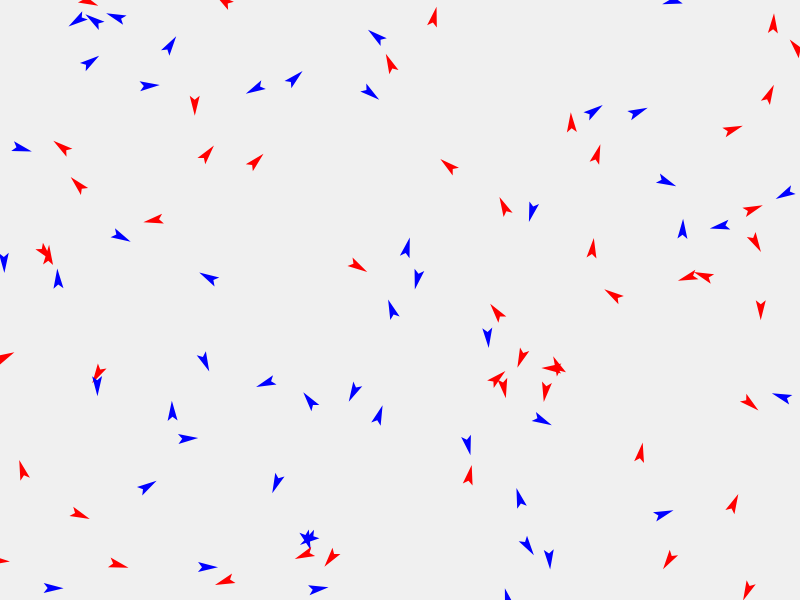
Frame 1 (no input)
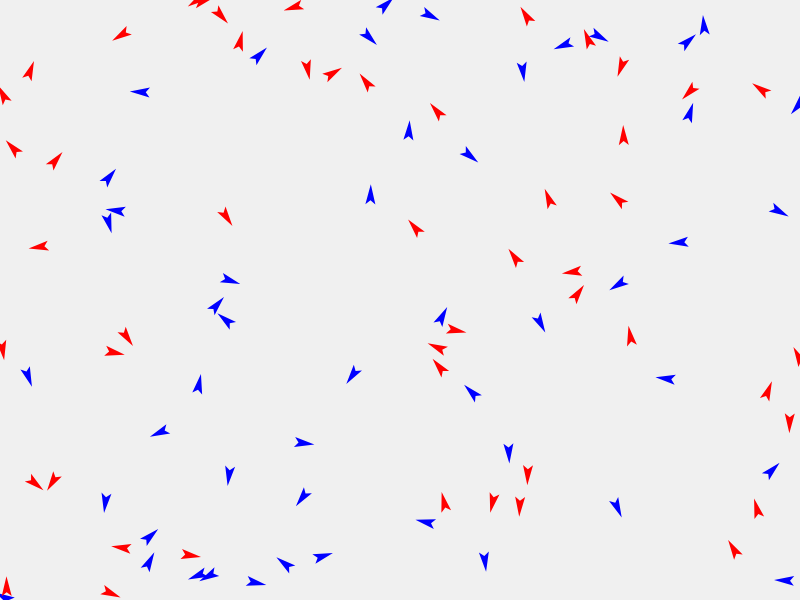
Frame 60 (no input)
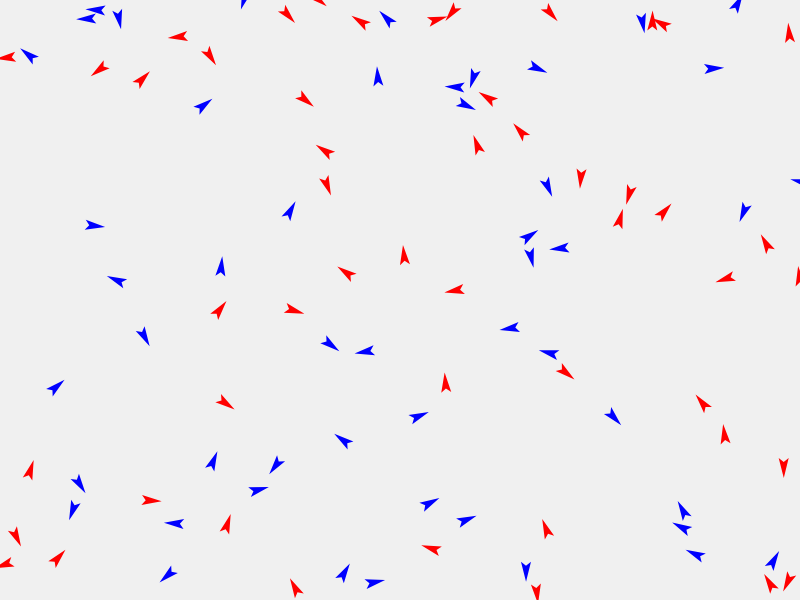
Frame 120 (the mouse pressed at the canvas centre since frame 60)

The p5.js sketch that drew these frames (run headless with seeded random() and noise() and a simulated clock; from frame 60 on, the mouse is pressed at the canvas centre):

// p5.js sketch
// ── sketch.js
let agents = [];

function setup() {
  createCanvas(800, 600);

  // Initialize swarm agents
  for (let i = 0; i < 50; i++) {
    agents.push(new Agent(random(width), random(height), 'A'));
    agents.push(new Agent(random(width), random(height), 'B'));
  }
}

function draw() {
  background(240);

  for (let agent of agents) {
    agent.update();
    agent.display();
  }
}

// Define the agent class with directional heading
class Agent {
  constructor(x, y, type) {
    this.pos = createVector(x, y);
    this.speed = 2;
    this.heading = random(TWO_PI);
    this.type = type;
  }

  update() {
    // Randomly change the heading slightly
    this.heading += random(-0.1, 0.1);

    // Update position based on current heading
    let velocity = p5.Vector.fromAngle(this.heading).mult(this.speed);
    this.pos.add(velocity);

    // Wrap around the edges
    if (this.pos.x > width) this.pos.x = 0;
    if (this.pos.x < 0) this.pos.x = width;
    if (this.pos.y > height) this.pos.y = 0;
    if (this.pos.y < 0) this.pos.y = height;
  }

  display() {
    push();
    translate(this.pos.x, this.pos.y);
    rotate(this.heading);

    // Draw fish/arrow shape
    fill(this.type === 'A' ? 'red' : 'blue');
    noStroke();

    beginShape();
    vertex(10, 0);
    vertex(-10, 5);
    vertex(-6, 0);
    vertex(-10, -5);
    endShape(CLOSE);

    pop();
  }
}
